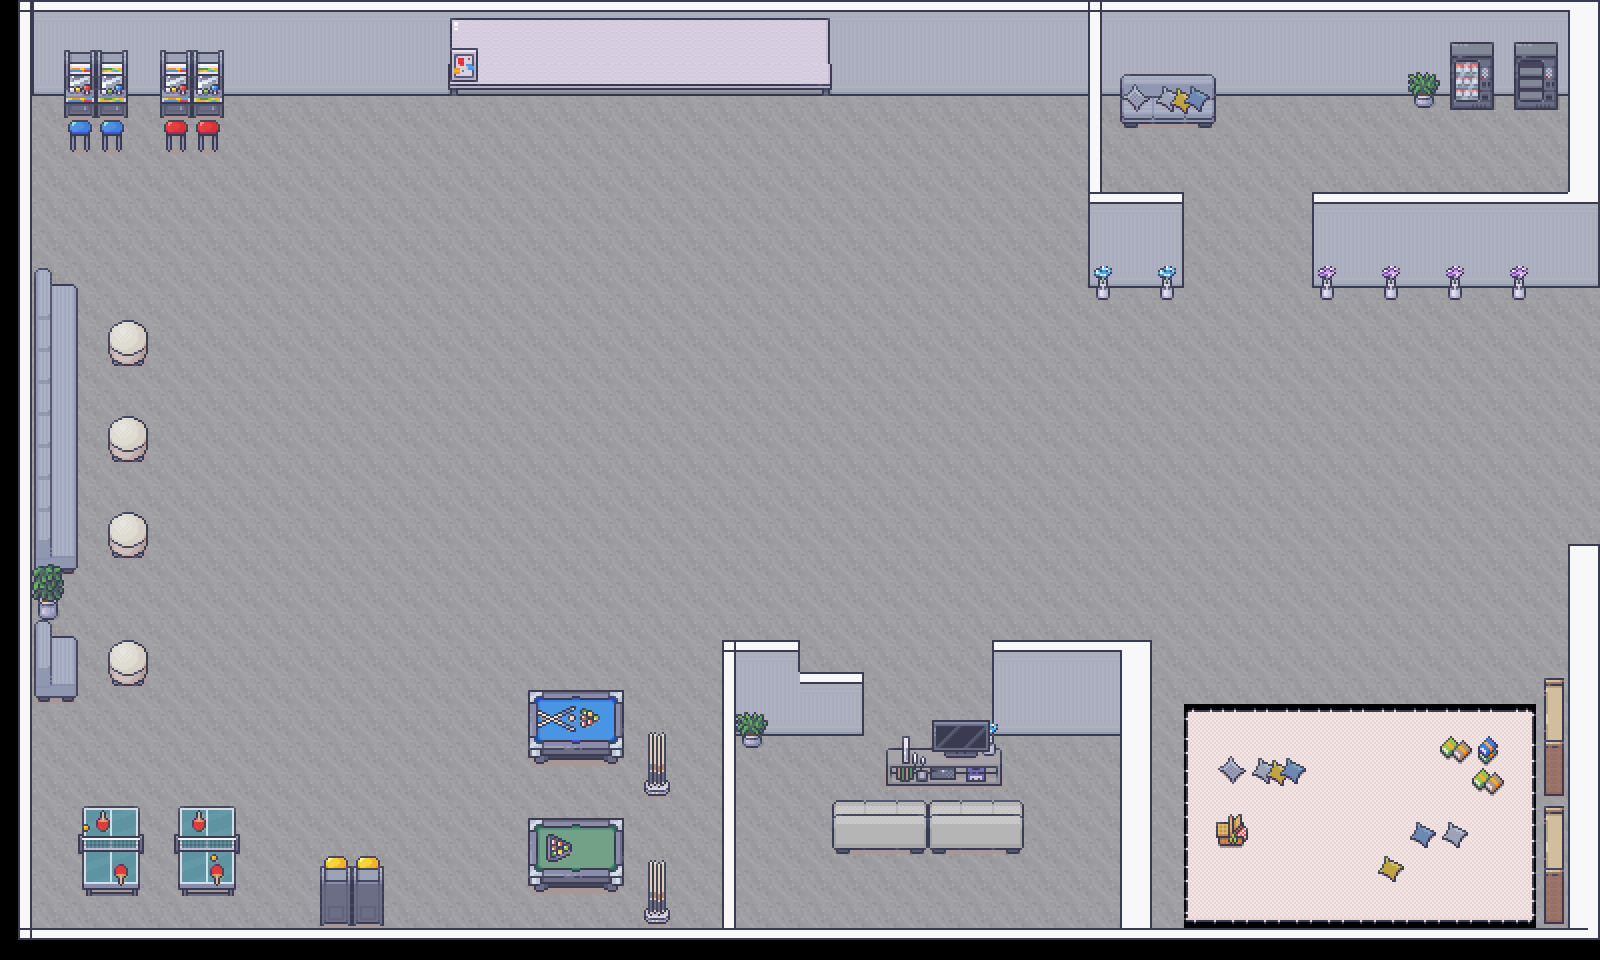

This game map was drawn from its Tiled (.tmx) file and the tilesets committed beside it. A one-line description and the trimmed map source follow:
An orthogonal 50x30 tile map with 32x32 px tiles, 6 tile layers (background, wall, chair, whiteBoard, ...), 4 tilesets and 14 objects.

<map version="1.0" orientation="orthogonal" renderorder="right-down" width="50" height="30" tilewidth="32" tileheight="32" nextobjectid="15">
 <tileset firstgid="1" name="tileset_1" tilewidth="32" tileheight="32" tilecount="2560" columns="64">
  <image source="assets/tileset_1.png" width="2048" height="1280" />
 </tileset>
 <tileset firstgid="2561" name="tileset_2" tilewidth="32" tileheight="32" tilecount="800" columns="16">
  <image source="assets/tileset_2.png" width="512" height="1600" />
 </tileset>
 <tileset firstgid="3361" name="tileset_3" tilewidth="32" tileheight="32" tilecount="544" columns="16">
  <image source="assets/tileset_3.png" width="512" height="1088" />
 </tileset>
 <tileset firstgid="3905" name="tileset_4" tilewidth="32" tileheight="32" tilecount="848" columns="16">
  <image source="assets/tileset_4.png" width="512" height="1696" />
 </tileset>
 <layer name="background" width="50" height="30">
  <data>[1500 cells, 1500 non-empty, 27 distinct tile ids]</data>
 </layer>
 <layer name="wall" width="50" height="30">
  <data>[1500 cells, 15 non-empty, 5 distinct tile ids]</data>
 </layer>
 <objectgroup name="wall">
  <object id="1" x="22" y="0" width="1572" height="90" />
  <object id="2" x="1566" y="90" width="34" height="194" />
  <object id="3" x="1314" y="192" width="254" height="94" />
  <object id="4" x="1090" y="8" width="8" height="276" />
  <object id="5" x="1092" y="194" width="90" height="90" />
  <object id="6" x="1572" y="548" width="24" height="390" />
  <object id="7" x="994" y="642" width="154" height="88" />
  <object id="8" x="724" y="642" width="72" height="86" />
  <object id="9" x="798" y="674" width="62" height="60" />
  <object id="10" x="726" y="726" width="4" height="198" />
  <object id="11" x="1124" y="734" width="26" height="190" />
  <object id="12" x="22" y="0" width="8" height="934" />
  <object id="13" x="28" y="926" width="1544" height="10" />
  <object id="14" x="2070" y="20" />
 </objectgroup>
 <layer name="chair" width="50" height="30">
  <data>[1500 cells, 75 non-empty, 31 distinct tile ids]</data>
 </layer>
 <layer name="whiteBoard" width="50" height="30">
  <data>[1500 cells, 36 non-empty, 9 distinct tile ids]</data>
 </layer>
 <layer name="figures" width="50" height="30">
  <data>[1500 cells, 141 non-empty, 100 distinct tile ids]</data>
 </layer>
 <layer name="figures2" width="50" height="30">
  <data>[1500 cells, 10 non-empty, 8 distinct tile ids]</data>
 </layer>
</map>
